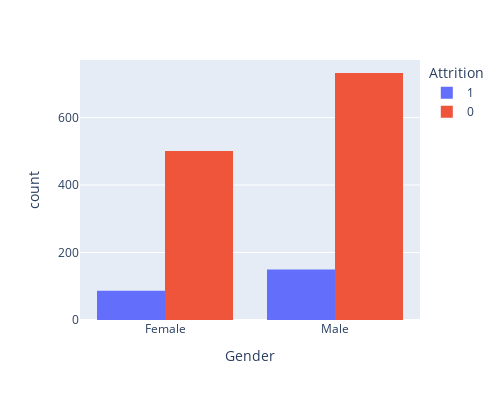

This figure's notebook cell:
### Markdown cell above
**Most attritions are from the research & development department only for sales department to come second by a small margin. Human resources has the least number of attritions. But we need to keep in mind that R&D has a lot more employees than sales and HR.**

**If we considered percentage of attritions per department, we would see that the HR department has most attritions.**

### Code cell
df = px.data.tips()
fig = px.histogram(employee_data, x="Gender", #y="Attrition",
             color='Attrition', barmode='group',
             height=400, width=500)
fig.show()

### Figure 1 — Plotly figure (JSON) as saved in the notebook; plotly's stock layout.template omitted (floating-point values rounded to 4 significant figures; data arrays with more than 128 entries replaced by an {"elided": "..."} marker saying what was removed)
{"data": [{"alignmentgroup": "True", "bingroup": "x", "hovertemplate": "Attrition=1<br>Gender=%{x}<br>count=%{y}<extra></extra>", "legendgroup": "1", "marker": {"color": "#636efa", "pattern": {"shape": ""}}, "name": "1", "offsetgroup": "1", "orientation": "v", "showlegend": true, "type": "histogram", "x": {"elided": "237 str values"}, "xaxis": "x", "yaxis": "y"}, {"alignmentgroup": "True", "bingroup": "x", "hovertemplate": "Attrition=0<br>Gender=%{x}<br>count=%{y}<extra></extra>", "legendgroup": "0", "marker": {"color": "#EF553B", "pattern": {"shape": ""}}, "name": "0", "offsetgroup": "0", "orientation": "v", "showlegend": true, "type": "histogram", "x": {"elided": "1233 str values"}, "xaxis": "x", "yaxis": "y"}], "layout": {"barmode": "group", "height": 400, "legend": {"title": {"text": "Attrition"}, "tracegroupgap": 0}, "margin": {"t": 60}, "width": 500, "xaxis": {"anchor": "y", "domain": [0, 1], "title": {"text": "Gender"}}, "yaxis": {"anchor": "x", "domain": [0, 1], "title": {"text": "count"}}}}
